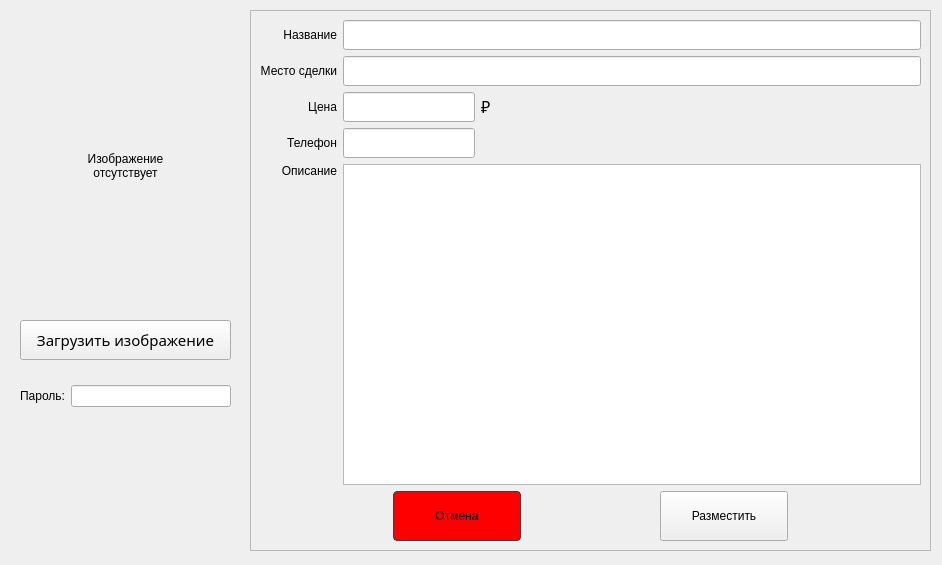
<?xml version="1.0" encoding="UTF-8"?>
<ui version="4.0">
 <class>AddRecord</class>
 <widget class="QWidget" name="AddRecord">
  <property name="geometry">
   <rect>
    <x>0</x>
    <y>0</y>
    <width>942</width>
    <height>565</height>
   </rect>
  </property>
  <property name="windowTitle">
   <string>Разместить объявление</string>
  </property>
  <property name="windowIcon">
   <iconset resource="resources/resources.qrc">
    <normaloff>:/images/ico.png</normaloff>:/images/ico.png</iconset>
  </property>
  <widget class="QLabel" name="picture">
   <property name="geometry">
    <rect>
     <x>20</x>
     <y>20</y>
     <width>211</width>
     <height>291</height>
    </rect>
   </property>
   <property name="text">
    <string>Изображение
отсутствует</string>
   </property>
   <property name="alignment">
    <set>Qt::AlignCenter</set>
   </property>
  </widget>
  <widget class="QPushButton" name="uploadPicture">
   <property name="geometry">
    <rect>
     <x>20</x>
     <y>320</y>
     <width>211</width>
     <height>40</height>
    </rect>
   </property>
   <property name="font">
    <font>
     <family>Calibri Light</family>
     <pointsize>11</pointsize>
    </font>
   </property>
   <property name="text">
    <string>Загрузить изображение</string>
   </property>
  </widget>
  <widget class="QScrollArea" name="scrollArea">
   <property name="geometry">
    <rect>
     <x>250</x>
     <y>10</y>
     <width>681</width>
     <height>541</height>
    </rect>
   </property>
   <property name="widgetResizable">
    <bool>true</bool>
   </property>
   <widget class="QWidget" name="scrollAreaWidgetContents">
    <property name="geometry">
     <rect>
      <x>0</x>
      <y>0</y>
      <width>679</width>
      <height>539</height>
     </rect>
    </property>
    <layout class="QVBoxLayout" name="verticalLayout">
     <item>
      <layout class="QVBoxLayout" name="verticalLayout_3">
       <item>
        <layout class="QGridLayout" name="gridLayout_2">
         <item row="2" column="1">
          <layout class="QHBoxLayout" name="horizontalLayout_4">
           <item>
            <widget class="QLineEdit" name="priceLineEdit">
             <property name="minimumSize">
              <size>
               <width>0</width>
               <height>26</height>
              </size>
             </property>
             <property name="font">
              <font>
               <family>Calibri Light</family>
               <pointsize>11</pointsize>
              </font>
             </property>
             <property name="toolTip">
              <string>&lt;html&gt;&lt;head/&gt;&lt;body&gt;&lt;p&gt;&lt;br/&gt;&lt;/p&gt;&lt;/body&gt;&lt;/html&gt;</string>
             </property>
             <property name="styleSheet">
              <string notr="true"/>
             </property>
             <property name="text">
              <string/>
             </property>
             <property name="alignment">
              <set>Qt::AlignLeading|Qt::AlignLeft|Qt::AlignVCenter</set>
             </property>
            </widget>
           </item>
           <item>
            <widget class="QLabel" name="label_7">
             <property name="minimumSize">
              <size>
               <width>440</width>
               <height>0</height>
              </size>
             </property>
             <property name="text">
              <string>&lt;html&gt;&lt;head/&gt;&lt;body&gt;&lt;p&gt;&lt;span style=&quot; font-size:12pt;&quot;&gt;₽&lt;/span&gt;&lt;/p&gt;&lt;/body&gt;&lt;/html&gt;</string>
             </property>
            </widget>
           </item>
          </layout>
         </item>
         <item row="4" column="1">
          <widget class="QTextEdit" name="descriptionTextEdit">
           <property name="font">
            <font>
             <family>Calibri Light</family>
             <pointsize>11</pointsize>
            </font>
           </property>
           <property name="lineWidth">
            <number>1</number>
           </property>
          </widget>
         </item>
         <item row="0" column="0">
          <widget class="QLabel" name="label">
           <property name="text">
            <string>Название</string>
           </property>
           <property name="alignment">
            <set>Qt::AlignRight|Qt::AlignTrailing|Qt::AlignVCenter</set>
           </property>
          </widget>
         </item>
         <item row="1" column="1">
          <layout class="QHBoxLayout" name="horizontalLayout">
           <item>
            <widget class="QLineEdit" name="placeLineEdit">
             <property name="minimumSize">
              <size>
               <width>0</width>
               <height>26</height>
              </size>
             </property>
             <property name="font">
              <font>
               <family>Calibri Light</family>
               <pointsize>11</pointsize>
              </font>
             </property>
            </widget>
           </item>
          </layout>
         </item>
         <item row="0" column="1">
          <widget class="QLineEdit" name="titleLineEdit">
           <property name="font">
            <font>
             <family>Calibri Light</family>
             <pointsize>11</pointsize>
            </font>
           </property>
          </widget>
         </item>
         <item row="4" column="0">
          <widget class="QLabel" name="label_4">
           <property name="text">
            <string>Описание</string>
           </property>
           <property name="alignment">
            <set>Qt::AlignRight|Qt::AlignTop|Qt::AlignTrailing</set>
           </property>
          </widget>
         </item>
         <item row="3" column="0">
          <widget class="QLabel" name="label_5">
           <property name="text">
            <string>Телефон</string>
           </property>
           <property name="alignment">
            <set>Qt::AlignRight|Qt::AlignTrailing|Qt::AlignVCenter</set>
           </property>
          </widget>
         </item>
         <item row="3" column="1">
          <layout class="QHBoxLayout" name="horizontalLayout_6">
           <item>
            <widget class="QLineEdit" name="telephoneLineEdit">
             <property name="sizePolicy">
              <sizepolicy hsizetype="Expanding" vsizetype="Fixed">
               <horstretch>0</horstretch>
               <verstretch>0</verstretch>
              </sizepolicy>
             </property>
             <property name="minimumSize">
              <size>
               <width>0</width>
               <height>26</height>
              </size>
             </property>
             <property name="font">
              <font>
               <family>Calibri Light</family>
               <pointsize>11</pointsize>
              </font>
             </property>
             <property name="text">
              <string/>
             </property>
            </widget>
           </item>
           <item>
            <widget class="QLabel" name="label_8">
             <property name="minimumSize">
              <size>
               <width>440</width>
               <height>0</height>
              </size>
             </property>
             <property name="text">
              <string/>
             </property>
            </widget>
           </item>
          </layout>
         </item>
         <item row="2" column="0">
          <widget class="QLabel" name="label_3">
           <property name="text">
            <string>Цена</string>
           </property>
           <property name="alignment">
            <set>Qt::AlignRight|Qt::AlignTrailing|Qt::AlignVCenter</set>
           </property>
          </widget>
         </item>
         <item row="1" column="0">
          <widget class="QLabel" name="label_2">
           <property name="text">
            <string>Место сделки</string>
           </property>
           <property name="alignment">
            <set>Qt::AlignRight|Qt::AlignTrailing|Qt::AlignVCenter</set>
           </property>
          </widget>
         </item>
        </layout>
       </item>
       <item>
        <layout class="QHBoxLayout" name="horizontalLayout_3">
         <item>
          <widget class="QLabel" name="label_22">
           <property name="text">
            <string/>
           </property>
          </widget>
         </item>
         <item>
          <widget class="QPushButton" name="CancelButton">
           <property name="sizePolicy">
            <sizepolicy hsizetype="Minimum" vsizetype="Fixed">
             <horstretch>0</horstretch>
             <verstretch>0</verstretch>
            </sizepolicy>
           </property>
           <property name="styleSheet">
            <string notr="true">QPushButton {
  background-color: #FF0000;
  border: 1px solid #32414B;
  color: #000000;
  border-radius: 4px;
  padding: 3px;
  outline: none;
  /* Issue #194 - Special case of QPushButton inside dialogs, for better UI */
  min-width: 80px;
}

QPushButton:disabled {
  background-color: #808080;
  border: 1px solid #32414B;
  color: #000000;
  border-radius: 4px;
  padding: 3px;
}

QPushButton:checked {
  background-color: #32414B;
  border: 1px solid #32414B;
  border-radius: 4px;
  padding: 3px;
  outline: none;
}

QPushButton:checked:disabled {
  background-color: #19232D;
  border: 1px solid #32414B;
  color: #787878;
  border-radius: 4px;
  padding: 3px;
  outline: none;
}

QPushButton:checked:selected {
  background: #1464A0;
  color: #32414B;
}

QPushButton::menu-indicator {
  subcontrol-origin: padding;
  subcontrol-position: bottom right;
  bottom: 4px;
}

QPushButton:pressed {
  background-color: #FFFFFF;
  border: 1px solid #19232D;
}

QPushButton:pressed:hover {
  border: 1px solid #148CD2;
}

QPushButton:hover {
  border: 1px solid #148CD2;
  color: #F0F0F0;
}

QPushButton:selected {
  background: #1464A0;
  color: #32414B;
}

QPushButton:hover {
  border: 3px solid #148CD2;
  color: #00116B;
}

QPushButton:focus {
  border: 1px solid #1464A0;
}
</string>
           </property>
           <property name="text">
            <string>
Отмена
</string>
           </property>
          </widget>
         </item>
         <item>
          <widget class="QLabel" name="label_21">
           <property name="text">
            <string/>
           </property>
          </widget>
         </item>
         <item>
          <widget class="QPushButton" name="SaveButton">
           <property name="styleSheet">
            <string notr="true">QPushButton {
  background-color: #0BDA51;
  border: 1px solid #32414B;
  color: #000000;
  border-radius: 4px;
  padding: 3px;
  outline: none;
  /* Issue #194 - Special case of QPushButton inside dialogs, for better UI */
  min-width: 80px;
}

QPushButton:disabled {
  background-color: #808080;
  border: 1px solid #32414B;
  color: #000000;
  border-radius: 4px;
  padding: 3px;
}

QPushButton:checked {
  background-color: #32414B;
  border: 1px solid #32414B;
  border-radius: 4px;
  padding: 3px;
  outline: none;
}

QPushButton:checked:disabled {
  background-color: #19232D;
  border: 1px solid #32414B;
  color: #787878;
  border-radius: 4px;
  padding: 3px;
  outline: none;
}

QPushButton:checked:selected {
  background: #1464A0;
  color: #32414B;
}

QPushButton::menu-indicator {
  subcontrol-origin: padding;
  subcontrol-position: bottom right;
  bottom: 4px;
}

QPushButton:pressed {
  background-color: #FFFFFF;
  border: 1px solid #19232D;
}

QPushButton:pressed:hover {
  border: 1px solid #148CD2;
}

QPushButton:hover {
  border: 1px solid #148CD2;
  color: #F0F0F0;
}

QPushButton:selected {
  background: #1464A0;
  color: #32414B;
}

QPushButton:hover {
  border: 3px solid #148CD2;
  color: #00116B;
}

QPushButton:focus {
  border: 1px solid #1464A0;
}
QQ</string>
           </property>
           <property name="text">
            <string>
Разместить
</string>
           </property>
          </widget>
         </item>
         <item>
          <widget class="QLabel" name="label_23">
           <property name="text">
            <string/>
           </property>
          </widget>
         </item>
        </layout>
       </item>
      </layout>
     </item>
    </layout>
   </widget>
  </widget>
  <widget class="QWidget" name="horizontalLayoutWidget">
   <property name="geometry">
    <rect>
     <x>20</x>
     <y>380</y>
     <width>211</width>
     <height>32</height>
    </rect>
   </property>
   <layout class="QHBoxLayout" name="horizontalLayout_5">
    <item>
     <widget class="QLabel" name="label_9">
      <property name="text">
       <string>Пароль:</string>
      </property>
      <property name="alignment">
       <set>Qt::AlignRight|Qt::AlignTrailing|Qt::AlignVCenter</set>
      </property>
     </widget>
    </item>
    <item>
     <widget class="QLineEdit" name="passwordLineEdit"/>
    </item>
   </layout>
  </widget>
 </widget>
 <resources>
  <include location="resources/resources.qrc"/>
 </resources>
 <connections/>
</ui>
